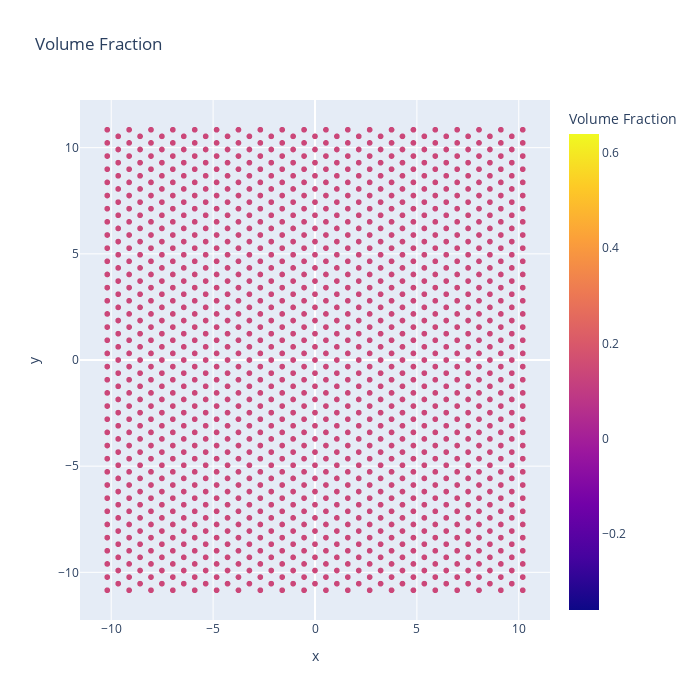

The notebook cell this image was saved under:
### Code cell
fig = px.scatter(x=X, y=Y, color=volFrac, labels={"color":"Volume Fraction"},
                 title="Volume Fraction",width=700,height=700,color_continuous_scale='Plasma')
fig.show()
#fig.write_html(home+"\\img\\python\\generateStructure_final_fig_03.html")

### Figure 1 — Plotly figure (JSON) as saved in the notebook; plotly's stock layout.template omitted (floating-point values rounded to 4 significant figures; data arrays with more than 128 entries replaced by an {"elided": "..."} marker saying what was removed)
{"data": [{"hovertemplate": "x=%{x}<br>y=%{y}<br>Volume Fraction=%{marker.color}<extra></extra>", "legendgroup": "", "marker": {"color": {"elided": "1385 float values"}, "coloraxis": "coloraxis", "symbol": "circle"}, "mode": "markers", "name": "", "showlegend": false, "type": "scattergl", "x": {"elided": "1385 float values"}, "xaxis": "x", "y": {"elided": "1385 float values"}, "yaxis": "y"}], "layout": {"coloraxis": {"colorbar": {"title": {"text": "Volume Fraction"}}, "colorscale": [[0, "#0d0887"], [0.1111, "#46039f"], [0.2222, "#7201a8"], [0.3333, "#9c179e"], [0.4444, "#bd3786"], [0.5556, "#d8576b"], [0.6667, "#ed7953"], [0.7778, "#fb9f3a"], [0.8889, "#fdca26"], [1, "#f0f921"]]}, "height": 700, "legend": {"tracegroupgap": 0}, "title": {"text": "Volume Fraction"}, "width": 700, "xaxis": {"anchor": "y", "autorange": true, "domain": [0, 1], "range": [-11.54, 11.54], "title": {"text": "x"}, "type": "linear"}, "yaxis": {"anchor": "x", "autorange": true, "domain": [0, 1], "range": [-12.24, 12.24], "title": {"text": "y"}, "type": "linear"}}}
